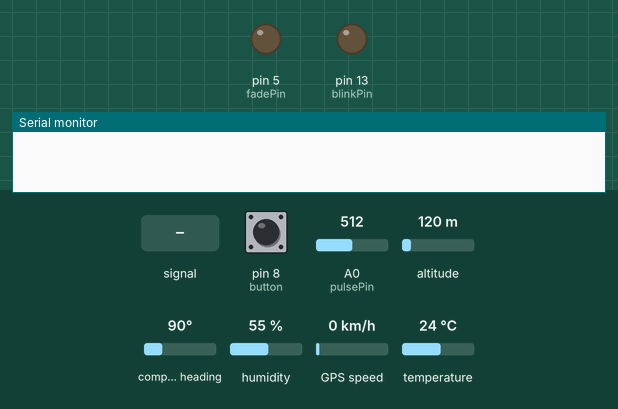
A sketch run on a simulated Arduino Uno, built with avr-gcc and run on an emulated ATmega328P. On the bench: output pins drawn as LEDs (lit = HIGH), the last lines printed to the serial monitor. The inputs (shaded band) are chosen by the test bench; at power-on: A0 (pulsePin) = 512, pin 8 (button) HIGH, altitude 120 m, compass heading 90°, humidity 55 %, GPS speed 0 km/h, temperature 24 °C. The GPS gets a fix after 3 s at 37.7749, -122.4194 with 8 satellites.

Above: at 2.2 s.
2.3 s: A0 (pulsePin) fed a 2 Hz sine of ±306 counts around its level
At 3.62 s:
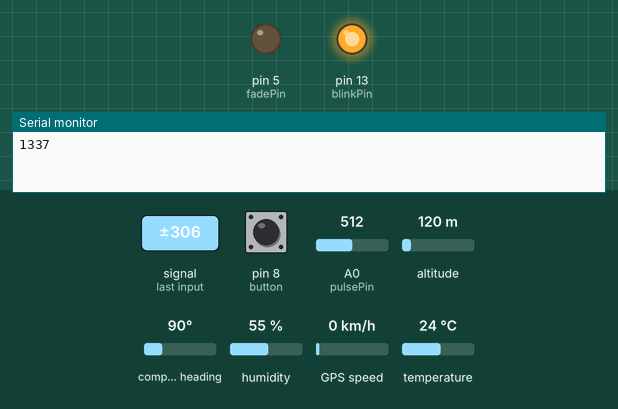
6.0 s: A0 (pulsePin) set to 530
At 7.2 s:
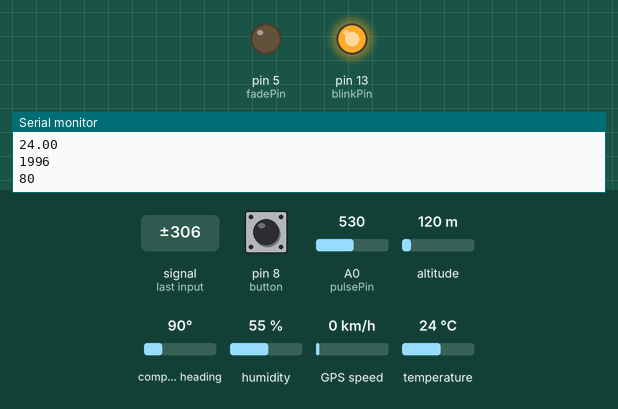
7.5 s: A0 (pulsePin) set to 502
At 10.7 s:
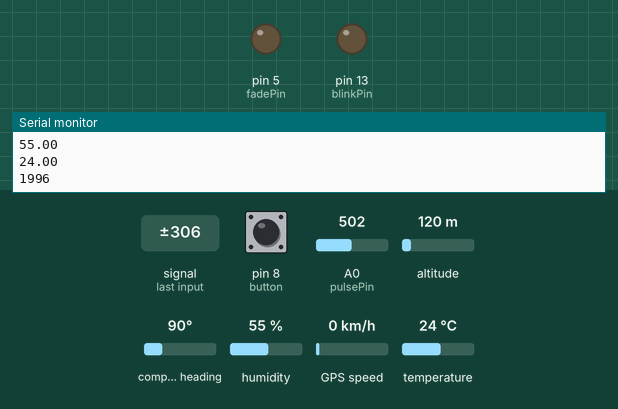
11.5 s: A0 (pulsePin) set to 522
At 12.8 s:
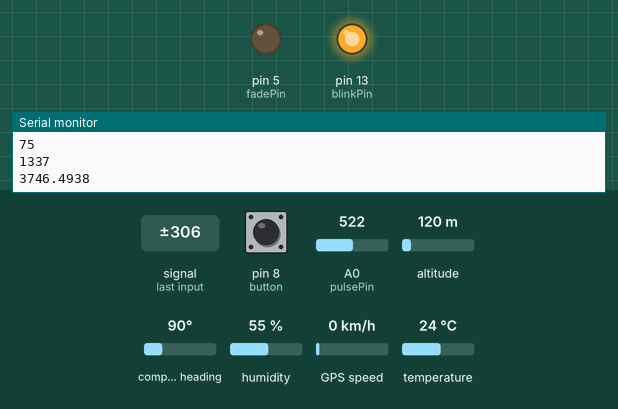
Timing chart, 0 to 14.0 s (numbered marks = the images above; inputs shaded):
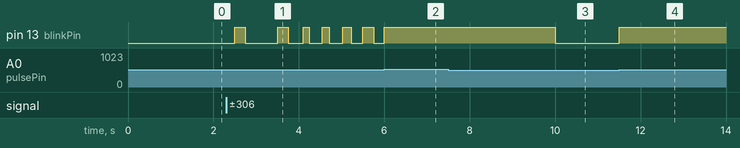

The sketch:

Full.ino
```cpp
// Test code for Adafruit GPS modules using MTK3329/MTK3339 driver
//
// This code shows how to listen to the GPS module in an interrupt
// which allows the program to have more 'freedom' - just parse
// when a new NMEA sentence is available! Then access data when
// desired.
//
// Tested and works great with the Adafruit Ultimate GPS module
// using MTK33x9 chipset
//    ------> http://www.adafruit.com/products/746
// Pick one up today at the Adafruit electronics shop
// and help support open source hardware & software! -ada

#include <Adafruit_GPS.h>
#include <SoftwareSerial.h>
#include <DHT.h>
#define DHTPIN 6
#define DHTTYPE DHT11
DHT dht(DHTPIN, DHTTYPE);

//  VARIABLES
int pulsePin = 0;                 // Pulse Sensor purple wire connected to analog pin 0
int blinkPin = 13;                // pin to blink led at each beat
int fadePin = 5;                  // pin to do fancy classy fading blink at each beat
int fadeRate = 0;                 // used to fade LED on with PWM on fadePin

// these variables are volatile because they are used during the interrupt service routine!
volatile int BPM;                   // used to hold the pulse rate
volatile int Signal;                // holds the incoming raw data
volatile int IBI = 600;             // holds the time between beats, must be seeded!
volatile boolean Pulse = false;     // true when pulse wave is high, false when it's low
volatile boolean QS = false;        // becomes true when Arduoino finds a beat.

SoftwareSerial mySerial(3, 2);

Adafruit_GPS GPS(&mySerial);

// Set GPSECHO to 'false' to turn off echoing the GPS data to the Serial console
// Set to 'true' if you want to debug and listen to the raw GPS sentences.
#define GPSECHO  false

// this keeps track of whether we're using the interrupt
// off by default!
boolean usingInterrupt = false;
void useInterrupt(boolean); // Func prototype keeps Arduino 0023 happy

void setup()
{
  // connect at 115200 so we can read the GPS fast enough and echo without dropping chars
  // also spit it out
  pinMode(blinkPin,OUTPUT);         // pin that will blink to your heartbeat!
  pinMode(fadePin,OUTPUT);          // pin that will fade to your heartbeat!
  Serial.begin(115200);             // we agree to talk fast!

  // 9600 NMEA is the default baud rate for Adafruit MTK GPS's- some use 4800
  GPS.begin(9600);

  // We use RMC (recommended minimum data) and GGA (Fix data)
  GPS.sendCommand(PMTK_SET_NMEA_OUTPUT_RMCGGA);

  // Set the update rate
  GPS.sendCommand(PMTK_SET_NMEA_UPDATE_1HZ);   // 1 Hz update rate
  // For the parsing code to work nicely and have time to sort through the data, and
  // print it out we don't suggest using anything higher than 1 Hz

  // the nice thing about this code is you can have a timer0 interrupt go off
  // every 1 millisecond, and read data from the GPS for you. that makes the
  // loop code a heck of a lot easier!
  useInterrupt(true);

  delay(1000);
  // Ask for firmware version
  mySerial.println(PMTK_Q_RELEASE);
  interruptSetup();

}


// Interrupt is called once a millisecond, looks for any new GPS data, and stores it
SIGNAL(TIMER0_COMPB_vect) {
  char c = GPS.read();
  // if you want to debug, this is a good time to do it!
#ifdef UDR0
  if (GPSECHO)
    if (c) UDR0 = c;
    // writing direct to UDR0 is much much faster than Serial.print
    // but only one character can be written at a time.
#endif
}

void useInterrupt(boolean v) {
  if (v) {
    // Timer0 is already used for millis() - we'll just interrupt somewhere
    // in the middle and call the "Compare A" function above
    OCR0B = 0xAF;
    TIMSK0 |= _BV(OCIE0B);
    usingInterrupt = true;
  } else {
    // do not call the interrupt function COMPA anymore
    TIMSK0 &= ~_BV(OCIE0B);
    usingInterrupt = false;
  }
}

uint32_t timer = millis();


int button=8;
int sensorValue;


void sendDataToProcessing(char symbol, int data ){
    Serial.println(data);                // the data to send culminating in a carriage return
}


void loop()                     // run over and over again
{
  // in case you are not using the interrupt above, you'll
  // need to 'hand query' the GPS, not suggested :(
  if (! usingInterrupt) {
    // read data from the GPS in the 'main loop'
    char c = GPS.read();
    // if you want to debug, this is a good time to do it!
    if (GPSECHO)
      if (c) Serial.print(c);
  }

  // if a sentence is received, we can check the checksum, parse it...
  if (GPS.newNMEAreceived()) {
    // a tricky thing here is if we print the NMEA sentence, or data
    // we end up not listening and catching other sentences!
    // so be very wary if using OUTPUT_ALLDATA and trytng to print out data
    //Serial.println(GPS.lastNMEA());   // this also sets the newNMEAreceived() flag to false

    if (!GPS.parse(GPS.lastNMEA()))   // this also sets the newNMEAreceived() flag to false
      return;  // we can fail to parse a sentence in which case we should just wait for another
  }

  // approximately every 2 seconds or so, print out the current stats

  sensorValue = digitalRead(button);
  if (sensorValue == LOW) {
    Serial.println("1995");
    delay(100);
  }
    if (sensorValue == HIGH) {
    delay(250);

    if (GPS.fix) {
      Serial.println("1337");
      delay(500);
      Serial.println(GPS.latitude,4);
      delay(500);
      Serial.println(GPS.longitude,4);
      delay(500);

      Serial.println("1234");
      delay(500);
      Serial.println((float)dht.readHumidity(), 2);
      delay(500);
      Serial.println((float)dht.readTemperature(), 2);
      delay(500);


      if (QS == true){                       // Quantified Self flag is true when arduino finds a heartbeat
      fadeRate = 255;        // Set 'fadeRate' Variable to 255 to fade LED with pulse
      Serial.println("1996");
      delay(500);
      sendDataToProcessing('B',BPM);   // send heart rate with a 'B' prefix
      QS = false;                      // reset the Quantified Self flag for next time
     }

      delay(500);                             //  take a break


   }
  }
}
```

Interrupt.ino
```cpp
volatile int rate[10];                    // array to hold last ten IBI values
volatile unsigned long sampleCounter = 0;          // used to determine pulse timing
volatile unsigned long lastBeatTime = 0;           // used to find IBI
volatile int P =512;                      // used to find peak in pulse wave, seeded
volatile int T = 512;                     // used to find trough in pulse wave, seeded
volatile int thresh = 512;                // used to find instant moment of heart beat, seeded
volatile int amp = 100;                   // used to hold amplitude of pulse waveform, seeded
volatile boolean firstBeat = true;        // used to seed rate array so we startup with reasonable BPM
volatile boolean secondBeat = false;      // used to seed rate array so we startup with reasonable BPM


void interruptSetup(){
  // Initializes Timer2 to throw an interrupt every 2mS.
  TCCR2A = 0x02;     // DISABLE PWM ON DIGITAL PINS 3 AND 11, AND GO INTO CTC MODE
  TCCR2B = 0x06;     // DON'T FORCE COMPARE, 256 PRESCALER
  OCR2A = 0X7C;      // SET THE TOP OF THE COUNT TO 124 FOR 500Hz SAMPLE RATE
  TIMSK2 = 0x02;     // ENABLE INTERRUPT ON MATCH BETWEEN TIMER2 AND OCR2A
  sei();             // MAKE SURE GLOBAL INTERRUPTS ARE ENABLED
}


// THIS IS THE TIMER 2 INTERRUPT SERVICE ROUTINE.
// Timer 2 makes sure that we take a reading every 2 miliseconds
ISR(TIMER2_COMPA_vect){                         // triggered when Timer2 counts to 124
  cli();                                      // disable interrupts while we do this
  Signal = analogRead(pulsePin);              // read the Pulse Sensor
  sampleCounter += 2;                         // keep track of the time in mS with this variable
  int N = sampleCounter - lastBeatTime;       // monitor the time since the last beat to avoid noise

    //  find the peak and trough of the pulse wave
  if(Signal < thresh && N > (IBI/5)*3){       // avoid dichrotic noise by waiting 3/5 of last IBI
    if (Signal < T){                        // T is the trough
      T = Signal;                         // keep track of lowest point in pulse wave
    }
  }

  if(Signal > thresh && Signal > P){          // thresh condition helps avoid noise
    P = Signal;                             // P is the peak
  }                                        // keep track of highest point in pulse wave

  //  NOW IT'S TIME TO LOOK FOR THE HEART BEAT
  // signal surges up in value every time there is a pulse
  if (N > 250){                                   // avoid high frequency noise
    if ( (Signal > thresh) && (Pulse == false) && (N > (IBI/5)*3) ){
      Pulse = true;                               // set the Pulse flag when we think there is a pulse
      digitalWrite(blinkPin,HIGH);                // turn on pin 13 LED
      IBI = sampleCounter - lastBeatTime;         // measure time between beats in mS
      lastBeatTime = sampleCounter;               // keep track of time for next pulse

      if(secondBeat){                        // if this is the second beat, if secondBeat == TRUE
        secondBeat = false;                  // clear secondBeat flag
        for(int i=0; i<=9; i++){             // seed the running total to get a realisitic BPM at startup
          rate[i] = IBI;
        }
      }

      if(firstBeat){                         // if it's the first time we found a beat, if firstBeat == TRUE
        firstBeat = false;                   // clear firstBeat flag
        secondBeat = true;                   // set the second beat flag
        sei();                               // enable interrupts again
        return;                              // IBI value is unreliable so discard it
      }


      // keep a running total of the last 10 IBI values
      word runningTotal = 0;                  // clear the runningTotal variable

      for(int i=0; i<=8; i++){                // shift data in the rate array
        rate[i] = rate[i+1];                  // and drop the oldest IBI value
        runningTotal += rate[i];              // add up the 9 oldest IBI values
      }

      rate[9] = IBI;                          // add the latest IBI to the rate array
      runningTotal += rate[9];                // add the latest IBI to runningTotal
      runningTotal /= 10;                     // average the last 10 IBI values
      BPM = 60000/runningTotal;               // how many beats can fit into a minute? that's BPM!
      QS = true;                              // set Quantified Self flag
      // QS FLAG IS NOT CLEARED INSIDE THIS ISR
    }
  }

  if (Signal < thresh && Pulse == true){   // when the values are going down, the beat is over
    digitalWrite(blinkPin,LOW);            // turn off pin 13 LED
    Pulse = false;                         // reset the Pulse flag so we can do it again
    amp = P - T;                           // get amplitude of the pulse wave
    thresh = amp/2 + T;                    // set thresh at 50% of the amplitude
    P = thresh;                            // reset these for next time
    T = thresh;
  }

  if (N > 2500){                           // if 2.5 seconds go by without a beat
    thresh = 512;                          // set thresh default
    P = 512;                               // set P default
    T = 512;                               // set T default
    lastBeatTime = sampleCounter;          // bring the lastBeatTime up to date
    firstBeat = true;                      // set these to avoid noise
    secondBeat = false;                    // when we get the heartbeat back
  }
  sei();                                   // enable interrupts when youre done!
}//end isr
```

Measured:
- after the input at 2.3 s, pin 13 (blinkPin): LOW → HIGH after 0.20 s, → LOW 0.25 s later, → HIGH 0.75 s later, → LOW 0.25 s later, … (12 changes in this stretch)
- after the input at 6.0 s, pin 13 (blinkPin): goes on until 6.0 s, then stays HIGH
- after the input at 7.5 s, pin 13 (blinkPin): HIGH → LOW after 2.5 s
- after the input at 11.5 s, pin 13 (blinkPin): LOW → HIGH at once
